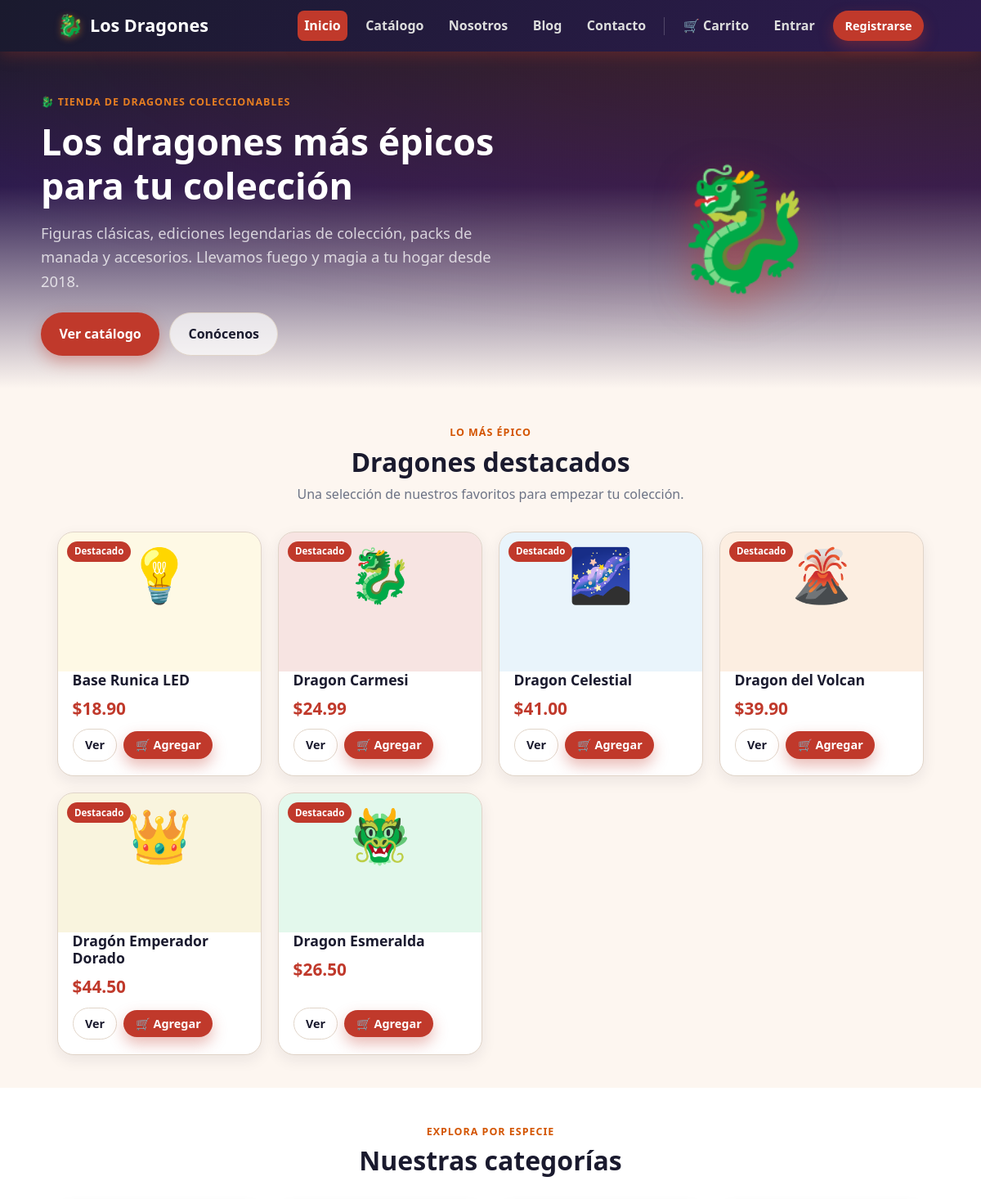
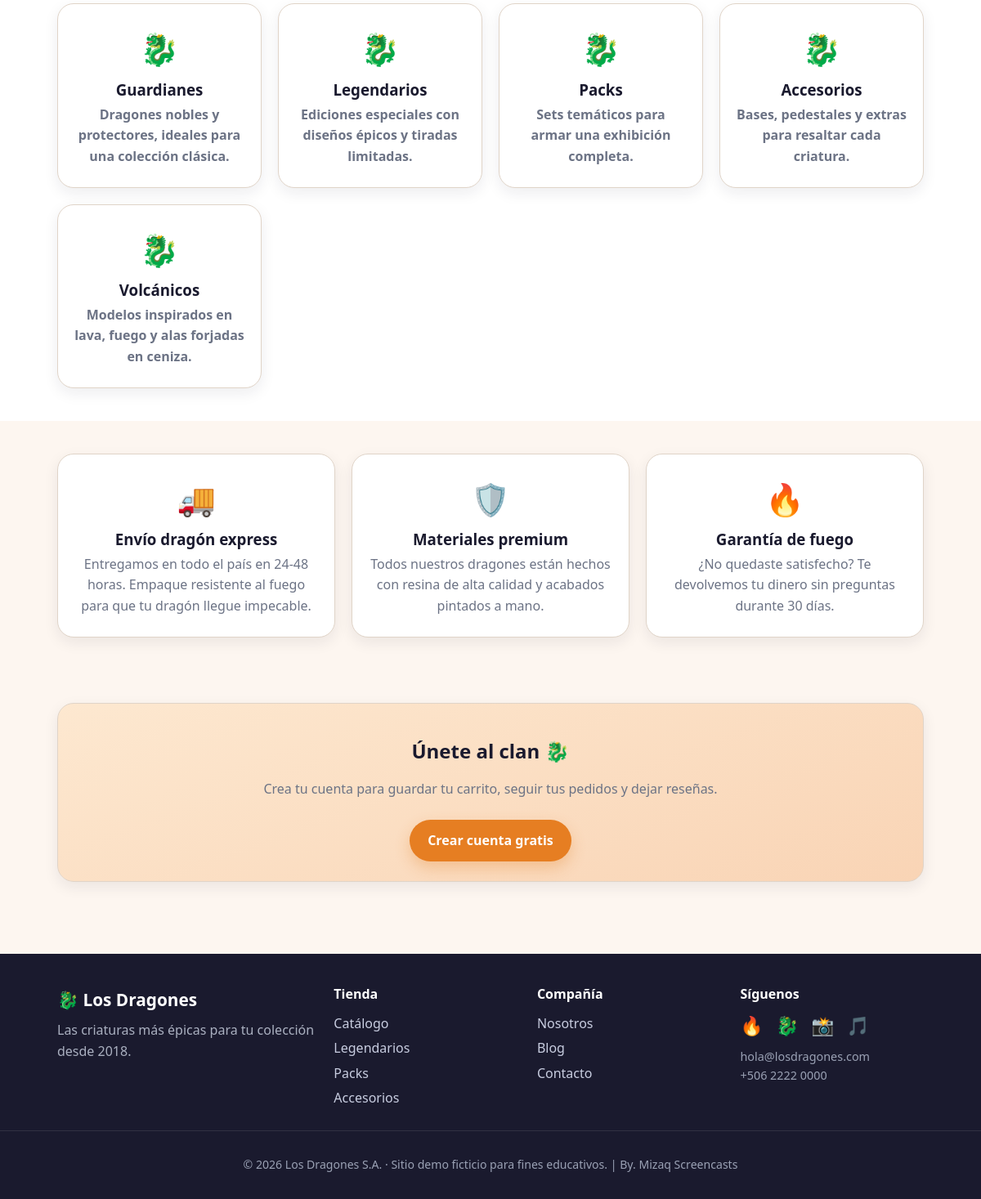
The page / on the database its author committed (2 pictures, top to bottom).
### tables this page shows
CREATE TABLE IF NOT EXISTS productos (
    id BIGINT UNSIGNED AUTO_INCREMENT PRIMARY KEY,
    categoria_id BIGINT UNSIGNED NULL,
    nombre VARCHAR(120) NOT NULL,
    slug VARCHAR(120) NOT NULL,
    descripcion TEXT NULL,
    precio DECIMAL(10, 2) NOT NULL DEFAULT 0.00,
    emoji VARCHAR(16) NOT NULL DEFAULT '🐉',
    imagen VARCHAR(255) NULL,
    color_hex VARCHAR(7) NOT NULL DEFAULT '#C0392B',
    stock INT NOT NULL DEFAULT 0,
    destacado TINYINT(1) NOT NULL DEFAULT 0,
    estado ENUM('activo', 'inactivo') NOT NULL DEFAULT 'activo',
    fecha_creacion TIMESTAMP NOT NULL DEFAULT CURRENT_TIMESTAMP,
    UNIQUE KEY uk_productos_slug (slug),
    KEY idx_productos_categoria (categoria_id),
    CONSTRAINT fk_productos_categoria FOREIGN KEY (categoria_id)
        REFERENCES categorias (id) ON DELETE SET NULL
);

CREATE TABLE IF NOT EXISTS categorias (
    id BIGINT UNSIGNED AUTO_INCREMENT PRIMARY KEY,
    nombre VARCHAR(80) NOT NULL,
    slug VARCHAR(80) NOT NULL,
    descripcion VARCHAR(255) NULL,
    UNIQUE KEY uk_categorias_slug (slug)
);

### includes/helpers.php (called while the page is built, shortened)
<?php
function e(?string $value): string
{
    return htmlspecialchars((string) $value, ENT_QUOTES, 'UTF-8');
}

### includes/auth.php (called while the page is built, shortened)
<?php
require_once __DIR__ . '/../config.php';
require_once __DIR__ . '/helpers.php';
function is_authenticated(): bool
{
    return !empty($_SESSION['user_id']);
}
function current_user(): ?array
{
    if (!is_authenticated()) {
        return null;
    }
    $user = find_user_by_id((int) $_SESSION['user_id']);
    return $user;
}

### config.php (called while the page is built, shortened)
<?php
function db(): PDO
{
    static $pdo = null;
    if ($pdo instanceof PDO) {
        return $pdo;
    }
    $dsn = sprintf(
        'mysql:host=%s;port=%s;dbname=%s;charset=utf8mb4',
        DB_HOST,
        DB_PORT,
        DB_NAME
    );
    $options = [
        PDO::ATTR_ERRMODE => PDO::ERRMODE_EXCEPTION,
        PDO::ATTR_DEFAULT_FETCH_MODE => PDO::FETCH_ASSOC,
        PDO::ATTR_EMULATE_PREPARES => false,
    ];
    $pdo = new PDO($dsn, DB_USER, DB_PASS, $options);
    return $pdo;
}

### includes/catalog.php (called while the page is built, shortened)
<?php
require_once __DIR__ . '/../config.php';
function get_categorias(): array
{
    return db()->query('SELECT id, nombre, slug, descripcion FROM categorias ORDER BY id')
        ->fetchAll();
}
function get_destacados(int $limite = 6): array
{
    $sql = "SELECT id, nombre, slug, descripcion, precio, emoji, imagen, color_hex, stock
            FROM productos
            WHERE estado = 'activo' AND destacado = 1
            ORDER BY nombre ASC
            LIMIT " . max(1, $limite);
    return db()->query($sql)->fetchAll();
}

### index.php (the view, shortened to what this page needs)
<?php
require_once __DIR__ . '/config.php';
require_once __DIR__ . '/includes/layout.php';
require_once __DIR__ . '/includes/catalog.php';
$destacados = get_destacados(6);
$categorias = get_categorias();
render_header('Inicio', 'inicio');
?>
<section class="hero">
    <div class="container hero__inner">
        <div>
            <span class="eyebrow">🐉 Tienda de dragones coleccionables</span>
            <h1>Los dragones más épicos para tu colección</h1>
            <p>Figuras clásicas, ediciones legendarias de colección, packs de manada y accesorios. Llevamos fuego y magia a tu hogar desde 2018.</p>
            <div class="hero__actions">
                <a class="button button--primary" href="productos.php">Ver catálogo</a>
                <a class="button button--ghost" href="nosotros.php">Conócenos</a>
            </div>
        </div>
        <div class="hero__art" aria-hidden="true">🐉</div>
    </div>
</section>
<section class="section">
    <div class="container">
        <div class="section__head">
            <span class="eyebrow">Lo más épico</span>
            <h2>Dragones destacados</h2>
            <p>Una selección de nuestros favoritos para empezar tu colección.</p>
        </div>
        <div class="grid grid--products">
            <?php foreach ($destacados as $p): ?>
                <article class="product">
                    <div class="product__media" style="background: <?= e($p['color_hex']) ?>22;">
                        <span class="product__tag">Destacado</span>
                        <?= producto_img($p, 'media-img') ?>
                    </div>
                    <div class="product__body">
                        <h3 class="product__name"><a href="producto.php?slug=<?= e($p['slug']) ?>"><?= e($p['nombre']) ?></a></h3>
                        <div class="product__price"><?= e(money($p['precio'])) ?></div>
                        <div class="product__foot">
                            <a class="button button--ghost button--sm" href="producto.php?slug=<?= e($p['slug']) ?>">Ver</a>
                            <form method="post" action="carrito.php" style="margin:0;">
                                <button type="submit" class="button button--primary button--sm">🛒 Agregar</button>
                            </form>
                        </div>
                    </div>
                </article>
            <?php endforeach; ?>
        </div>
    </div>
</section>
<section class="section" style="background: #fff;">
    <div class="container">
        <div class="section__head">
            <span class="eyebrow">Explora por especie</span>
            <h2>Nuestras categorías</h2>
        </div>
        <div class="grid grid--3">
            <?php foreach ($categorias as $c): ?>
                <a class="card feature" href="productos.php?categoria=<?= e($c['slug']) ?>" style="text-decoration:none;">
                    <span class="feature__icon">🐉</span>
                    <h3><?= e($c['nombre']) ?></h3>
                    <p><?= e($c['descripcion']) ?></p>
                </a>
            <?php endforeach; ?>
        </div>
    </div>
</section>
<section class="section">
    <div class="container">
        <div class="grid grid--3">
            <div class="card feature">
                <span class="feature__icon">🚚</span>
                <h3>Envío dragón express</h3>
                <p>Entregamos en todo el país en 24-48 horas. Empaque resistente al fuego para que tu dragón llegue impecable.</p>
            </div>
            <div class="card feature">
                <span class="feature__icon">🛡️</span>
                <h3>Materiales premium</h3>
                <p>Todos nuestros dragones están hechos con resina de alta calidad y acabados pintados a mano.</p>
            </div>
            <div class="card feature">
                <span class="feature__icon">🔥</span>
                <h3>Garantía de fuego</h3>
                <p>¿No quedaste satisfecho? Te devolvemos tu dinero sin preguntas durante 30 días.</p>
            </div>
        </div>
    </div>
</section>
<section class="section">
    <div class="container text-center">
        <div class="card" style="background: linear-gradient(160deg,#fde8d0,#f9d4b5);">
            <h2>Únete al clan 🐉</h2>
            <p class="muted">Crea tu cuenta para guardar tu carrito, seguir tus pedidos y dejar reseñas.</p>
            <a class="button button--secondary mt-1" href="registro.php">Crear cuenta gratis</a>
        </div>
    </div>
</section>
<?php
render_footer();

### includes/layout.php (shortened to what this page needs)
<?php
require_once __DIR__ . '/helpers.php';
require_once __DIR__ . '/auth.php';
function nav_links(): array
{
    return [
        'inicio'    => ['Inicio', 'index.php'],
        'productos' => ['Catálogo', 'productos.php'],
        'nosotros'  => ['Nosotros', 'nosotros.php'],
        'blog'      => ['Blog', 'blog.php'],
        'contacto'  => ['Contacto', 'contacto.php'],
    ];
}
function render_header(string $title, string $active = ''): void
{
    $user = current_user();
    $cartCount = cart_count();
    ?>
<!DOCTYPE html>
<html lang="es">
<head>
    <link rel="stylesheet" href="assets/css/styles.css">
</head>
<body>
    <header class="navbar">
        <div class="navbar__inner">
            <a class="navbar__brand" href="index.php">
                <span class="navbar__logo">🐉</span>
                <span class="navbar__name">Los Dragones</span>
            </a>
            <nav class="navbar__nav">
                <?php foreach (nav_links() as $key => [$label, $href]): ?>
                    <a
                        class="navbar__link<?= $active === $key ? ' is-active' : '' ?>"
                        href="<?= e($href) ?>"
                    ><?= e($label) ?></a>
                <?php endforeach; ?>
                <?php if ($user): ?>
                    <a class="navbar__link<?= $active === 'carrito' ? ' is-active' : '' ?>" href="carrito.php">
                        🛒 Carrito<?php if ($cartCount > 0): ?> <span class="navbar__badge"><?= (int) $cartCount ?></span><?php endif; ?>
                    </a>
                    <a class="navbar__link<?= $active === 'cuenta' ? ' is-active' : '' ?>" href="dashboard.php">Mi cuenta</a>
                    <form method="post" action="logout.php" class="navbar__logout">
                        <?= csrf_input() ?>
                        <button type="submit" class="button button--ghost button--sm">Salir</button>
                    </form>
                <?php else: ?>
                    <a class="navbar__link<?= $active === 'carrito' ? ' is-active' : '' ?>" href="carrito.php">
                        🛒 Carrito<?php if ($cartCount > 0): ?> <span class="navbar__badge"><?= (int) $cartCount ?></span><?php endif; ?>
                    </a>
                    <a class="navbar__link" href="login.php">Entrar</a>
                    <a class="button button--primary button--sm" href="registro.php">Registrarse</a>
                <?php endif; ?>
            </nav>
        </div>
    </header>
    <main class="site-main">
<?php
}
function render_footer(): void
{
    $year = '2026';
    ?>
    </main>
    <footer class="footer">
        <div class="footer__inner">
            <div class="footer__col">
                <div class="footer__brand"><span>🐉</span> Los Dragones</div>
                <p class="footer__tagline">Las criaturas más épicas para tu colección desde 2018.</p>
            </div>
            <div class="footer__col">
                <h4>Tienda</h4>
                <a href="productos.php">Catálogo</a>
                <a href="productos.php?categoria=legendarios">Legendarios</a>
                <a href="productos.php?categoria=packs">Packs</a>
                <a href="productos.php?categoria=accesorios">Accesorios</a>
            </div>
            <div class="footer__col">
                <h4>Compañía</h4>
                <a href="nosotros.php">Nosotros</a>
                <a href="blog.php">Blog</a>
                <a href="contacto.php">Contacto</a>
            </div>
            <div class="footer__col">
                <h4>Síguenos</h4>
                <p class="footer__social">🔥 🐉 📸 🎵</p>
                <p class="footer__muted">hola@losdragones.com<br>+506 2222 0000</p>
            </div>
        </div>
        <div class="footer__bottom">
            <p>© <?= e($year) ?> Los Dragones S.A. · Sitio demo ficticio para fines educativos. | By. Mizaq Screencasts</p>
        </div>
    </footer>
</body>
</html>
<?php
}
function money(float|string|int $amount): string
{
    return '$' . number_format((float) $amount, 2, '.', ',');
}
function producto_img(array $datos, string $class = 'media-img'): string
{
    $src = trim((string) ($datos['imagen'] ?? ''));
    return '<span class="' . e($class) . ' media-img--emoji">' . e((string) ($datos['emoji'] ?? '🐉')) . '</span>';
}

### rows shown on the page
productos: emoji "💡", nombre "Base Runica LED", precio "$18.90"
productos: emoji "🐉", nombre "Dragon Carmesi", precio "$24.99"
productos: emoji "🌌", nombre "Dragon Celestial", precio "$41.00"
productos: emoji "🌋", nombre "Dragon del Volcan", precio "$39.90"
productos: emoji "👑", nombre "Dragón Emperador Dorado", precio "$44.50"
productos: emoji "🐲", nombre "Dragon Esmeralda", precio "$26.50"
categorias: nombre "Guardianes", descripcion "Dragones nobles y protectores, ideales para una colección clásica."
categorias: nombre "Legendarios", descripcion "Ediciones especiales con diseños épicos y tiradas limitadas."
categorias: nombre "Packs", descripcion "Sets temáticos para armar una exhibición completa."
categorias: nombre "Accesorios", descripcion "Bases, pedestales y extras para resaltar cada criatura."
categorias: nombre "Volcánicos", descripcion "Modelos inspirados en lava, fuego y alas forjadas en ceniza."

### other values the page prints
$label "Inicio"
$label "Catálogo"
$label "Nosotros"
$label "Blog"
$label "Contacto"
$year "2026"
